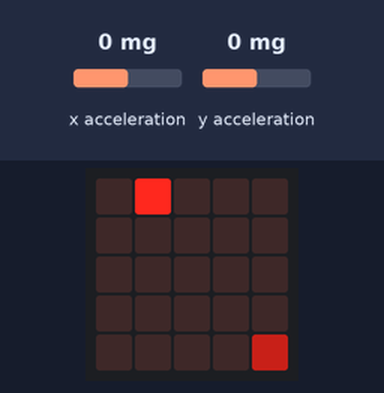
A program run on a simulated BBC micro:bit (MakeCode). Shown: the board's 5×5 LED display. The test bench sets the inputs (shaded band); at power-on: y acceleration 0 mg, x acceleration 0 mg. The short countdown, score and lost-life animations are approximate.

Above: at 1.2 s.
1.3 s: y acceleration set to 191 mg
3.0 s: y acceleration set to 221 mg
At 3.25 s:
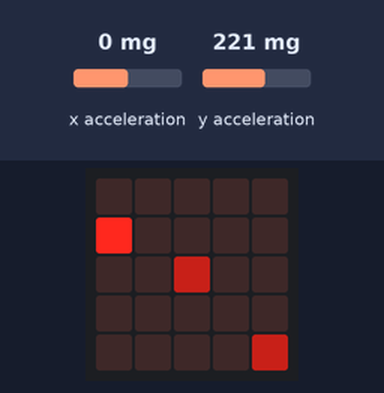
4.9 s: x acceleration set to 190 mg
6.4 s: x acceleration set to 209 mg
At 7.09 s:
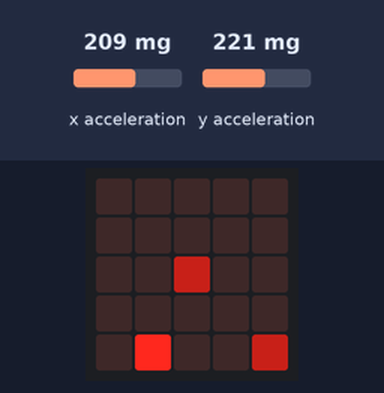
8.5 s: x acceleration set to -1440 mg
At 9.4 s:
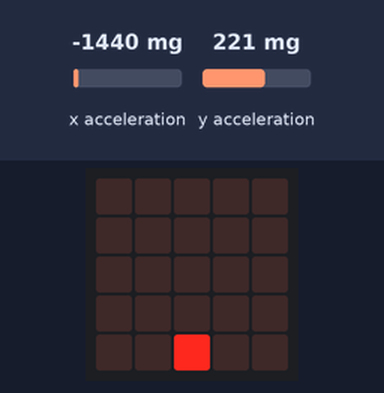
10.4 s: y acceleration set to -1440 mg
At 10.58 s:
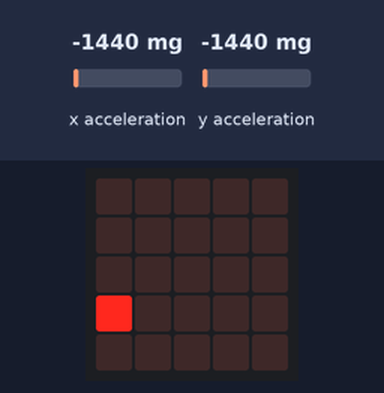

Measured:
- the behaviour switches between 200 and 201 mg on y acceleration (found by bisection; images 0 and 1)
- the behaviour switches between 200 and 201 mg on x acceleration (found by bisection; images 1 and 2)
- after the input at 3.0 s, the display: first differs from a run without the input after 0.15 s (image 1 shows a later state)
- after the input at 6.4 s, the display: first differs from a run without the input after 0.34 s (image 2 shows a later state)
- after the input at 8.5 s, the display: first differs from a run without the input after 0.13 s (image 3 shows a later state)
- after the input at 10.4 s, the display: first differs from a run without the input after 0.11 s (image 4)

The program:

main.ts
```typescript
let janaria = game.createSprite(4, 4)
let pacman = game.createSprite(4, 2)
let mamua = game.createSprite(2, 2)
janaria.set(LedSpriteProperty.Brightness, 100)
mamua.set(LedSpriteProperty.Brightness, 100)
mamua.set(LedSpriteProperty.Blink, 100)
basic.forever(function () {
    if (input.acceleration(Dimension.X) > 200) {
        pacman.move(1)
        basic.pause(200)
    }
    if (input.acceleration(Dimension.X) < 200) {
        pacman.move(-1)
        basic.pause(200)
    }
    if (input.acceleration(Dimension.Y) > 200) {
        pacman.change(LedSpriteProperty.Y, 1)
        basic.pause(200)
    }
    if (input.acceleration(Dimension.Y) < 200) {
        pacman.change(LedSpriteProperty.Y, -1)
        basic.pause(200)
    }
    if (pacman.isTouching(janaria)) {
        game.addScore(1)
        janaria.delete()
    }
    if (pacman.isTouching(mamua)) {
        game.gameOver()
    }
})
```

test.ts
```typescript
// aquí va el archivo "tests"; esto no se compilará cuando este paquete se utilice como una extensión.
```
